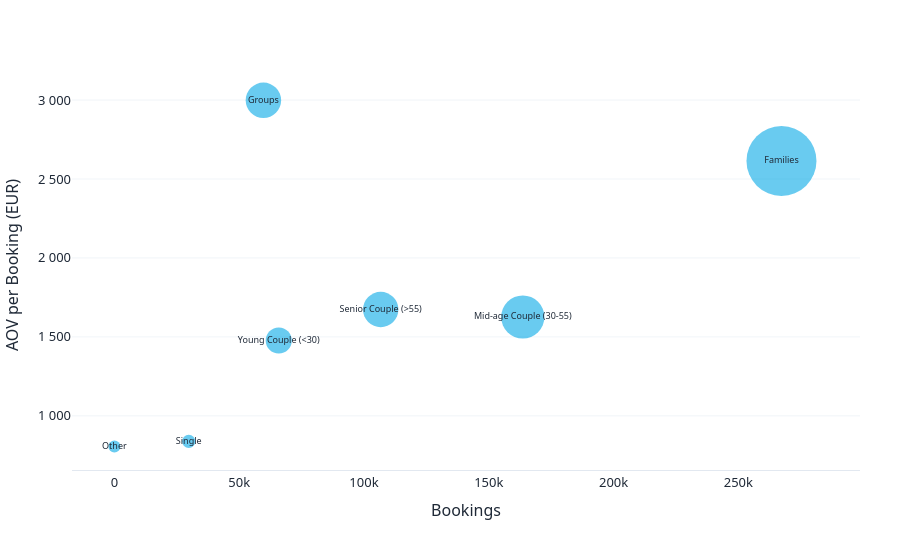
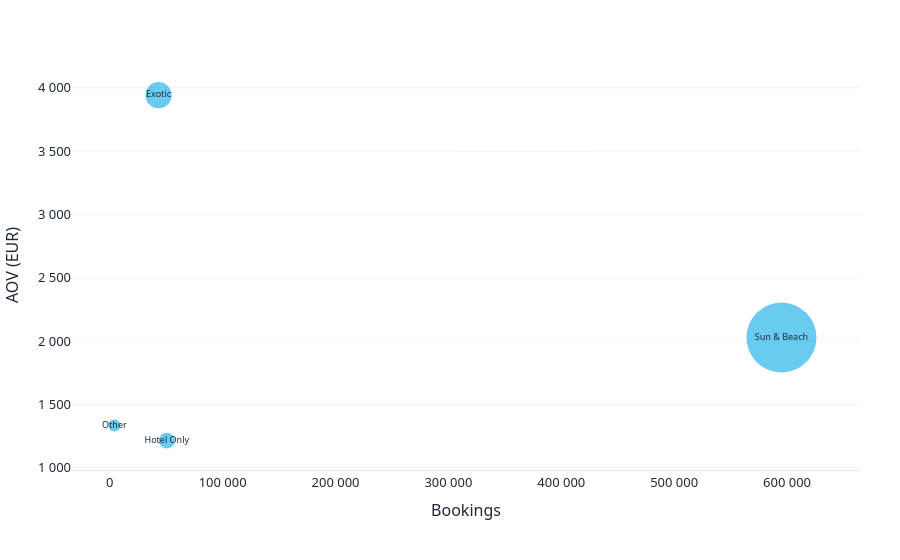

Notebook code cell kept with these figures, in order:
### Code cell
### Grafs - Bubble charts ###

per_person_note = {
    "Single": f'{passenger_group_agg.loc["Single","aov"]/1:.0f} EUR/person',
    "Young Couple (<30)": f'{passenger_group_agg.loc["Young Couple (<30)","aov"]/2:.0f} EUR/person',
    "Mid-age Couple (30-55)": f'{passenger_group_agg.loc["Mid-age Couple (30-55)","aov"]/2:.0f} EUR/person',
    "Senior Couple (>55)": f'{passenger_group_agg.loc["Senior Couple (>55)","aov"]/2:.0f} EUR/person',
    "Families": f'~{passenger_group_agg.loc["Families","aov"]/5:.0f}-{passenger_group_agg.loc["Families","aov"]/3:.0f} EUR/person (est., 3-5 ppl)',
    "Groups": f'~{passenger_group_agg.loc["Groups","aov"]/20:.0f}-{passenger_group_agg.loc["Groups","aov"]/5:.0f} EUR/person (est., 5-20 ppl)',
    "Other": "n/a (negligible volume)",
}
passenger_group_agg["per_person_note"] = passenger_group_agg.index.map(per_person_note)

# Bubble size setting
max_size_px = 70
sizeref_pg = 2 * passenger_group_agg["gbv_millions"].max() / (max_size_px ** 2)

# Bookings vs AOV by Destination Type
fig_bubble_passenger_group = go.Figure()
fig_bubble_passenger_group.add_trace(go.Scatter(
    x=passenger_group_agg["bookings"], y=passenger_group_agg["aov"], mode="markers+text",
    text=passenger_group_agg.index, textposition="middle center", textfont=dict(size=9),
    marker=dict(size=passenger_group_agg["gbv_millions"], sizemode="area", sizeref=sizeref_pg, sizemin=6, color=sea_blue, opacity=0.6, line=dict(width=0)),
    customdata=passenger_group_agg[["gbv_millions", "per_person_note"]],
    hovertemplate="<b>%{text}</b><br>Bookings: %{x:,.0f}<br>AOV per booking: %{y:,.0f} EUR<br>GBV: %{customdata[0]:,.0f} million EUR<br><i>Est. %{customdata[1]}</i><extra></extra>",
))
fig_bubble_passenger_group.update_layout(xaxis_title="Bookings", yaxis_title="AOV per Booking (EUR)")
fig_bubble_passenger_group.update_layout(**CHART_LAYOUT)
fig_bubble_passenger_group.update_yaxes(tickformat=",.0f")

os.makedirs("output", exist_ok=True)
fig_bubble_passenger_group.write_html("output/bubble_passenger_group.html", full_html=False, include_plotlyjs=False)

fig_bubble_passenger_group.show()

# Bubble size setting
sizeref_dt = 2 * destination_type_agg["gbv_millions"].max() / (max_size_px ** 2)

# Bookings vs AOV by Destination Type
fig_bubble_destination_type = go.Figure()
fig_bubble_destination_type.add_trace(go.Scatter(
    x=destination_type_agg["bookings"], y=destination_type_agg["aov"], mode="markers+text",
    text=destination_type_agg.index, textposition="middle center", textfont=dict(size=9),
    marker=dict(size=destination_type_agg["gbv_millions"], sizemode="area", sizeref=sizeref_dt, sizemin=6, color=sea_blue, opacity=0.6, line=dict(width=0)),
    customdata=destination_type_agg[["gbv_millions"]],
    hovertemplate="<b>%{text}</b><br>Bookings: %{x:,.0f}<br>AOV: %{y:,.0f} EUR<br>GBV: %{customdata[0]:,.0f} EUR<extra></extra>",
))
fig_bubble_destination_type.update_layout(xaxis_title="Bookings", yaxis_title="AOV (EUR)")
fig_bubble_destination_type.update_layout(**CHART_LAYOUT)
fig_bubble_destination_type.update_yaxes(tickformat=",.0f")
fig_bubble_destination_type.update_xaxes(tickformat=",.0f")

os.makedirs("output", exist_ok=True)
fig_bubble_destination_type.write_html("output/bubble_destination_type.html", full_html=False, include_plotlyjs=False)

fig_bubble_destination_type.show()

### Figure 1 — Plotly figure (JSON) as saved in the notebook; plotly's stock layout.template omitted (floating-point values rounded to 4 significant figures)
{"data": [{"customdata": [[179.0, "~150-600 EUR/person (est., 5-20 ppl)"], [698.7, "~523-871 EUR/person (est., 3-5 ppl)"], [178.6, "837 EUR/person"], [266.1, "813 EUR/person"], [97.26, "738 EUR/person"], [24.97, "838 EUR/person"], [0.008058, "n/a (negligible volume)"]], "hovertemplate": "<b>%{text}</b><br>Bookings: %{x:,.0f}<br>AOV per booking: %{y:,.0f} EUR<br>GBV: %{customdata[0]:,.0f} million EUR<br><i>Est. %{customdata[1]}</i><extra></extra>", "marker": {"color": "#05a8e6", "line": {"width": 0}, "opacity": 0.6, "size": [179.0, 698.7, 178.6, 266.1, 97.26, 24.97, 0.008058], "sizemin": 6, "sizemode": "area", "sizeref": 0.2852}, "mode": "markers+text", "text": ["Groups", "Families", "Senior Couple (>55)", "Mid-age Couple (30-55)", "Young Couple (<30)", "Single", "Other"], "textfont": {"size": 9}, "textposition": "middle center", "type": "scatter", "x": [59708, 267267, 106700, 163631, 65856, 29787, 10], "y": [2998.0, 2614.0, 1674.0, 1626.0, 1477.0, 838.4, 805.8]}], "layout": {"font": {"color": "#1f2937", "family": "Segoe UI, Roboto, Helvetica Neue, Arial, sans-serif", "size": 13}, "hoverlabel": {"bgcolor": "white", "font": {"family": "Segoe UI, Roboto, Helvetica Neue, Arial, sans-serif", "size": 13}}, "margin": {"b": 90, "l": 60, "r": 40, "t": 60}, "paper_bgcolor": "white", "plot_bgcolor": "white", "separators": ", ", "title": {"font": {"color": "#0f172a", "size": 16}}, "xaxis": {"linecolor": "#e2e8f0", "showgrid": false, "showline": true, "title": {"text": "Bookings"}, "zeroline": false}, "yaxis": {"gridcolor": "#f1f5f9", "showgrid": true, "showline": false, "tickformat": ",.0f", "title": {"text": "AOV per Booking (EUR)"}, "zeroline": false}}}

### Figure 2 — Plotly figure (JSON) as saved in the notebook; plotly's stock layout.template omitted (floating-point values rounded to 4 significant figures)
{"data": [{"customdata": [[170.4], [1207.0], [5.484], [61.36]], "hovertemplate": "<b>%{text}</b><br>Bookings: %{x:,.0f}<br>AOV: %{y:,.0f} EUR<br>GBV: %{customdata[0]:,.0f} EUR<extra></extra>", "marker": {"color": "#05a8e6", "line": {"width": 0}, "opacity": 0.6, "size": [170.4, 1207.0, 5.484, 61.36], "sizemin": 6, "sizemode": "area", "sizeref": 0.4928}, "mode": "markers+text", "text": ["Exotic", "Sun & Beach", "Other", "Hotel Only"], "textfont": {"size": 9}, "textposition": "middle center", "type": "scatter", "x": [43236, 595085, 4108, 50530], "y": [3941.0, 2029.0, 1335.0, 1214.0]}], "layout": {"font": {"color": "#1f2937", "family": "Segoe UI, Roboto, Helvetica Neue, Arial, sans-serif", "size": 13}, "hoverlabel": {"bgcolor": "white", "font": {"family": "Segoe UI, Roboto, Helvetica Neue, Arial, sans-serif", "size": 13}}, "margin": {"b": 90, "l": 60, "r": 40, "t": 60}, "paper_bgcolor": "white", "plot_bgcolor": "white", "separators": ", ", "title": {"font": {"color": "#0f172a", "size": 16}}, "xaxis": {"linecolor": "#e2e8f0", "showgrid": false, "showline": true, "tickformat": ",.0f", "title": {"text": "Bookings"}, "zeroline": false}, "yaxis": {"gridcolor": "#f1f5f9", "showgrid": true, "showline": false, "tickformat": ",.0f", "title": {"text": "AOV (EUR)"}, "zeroline": false}}}
